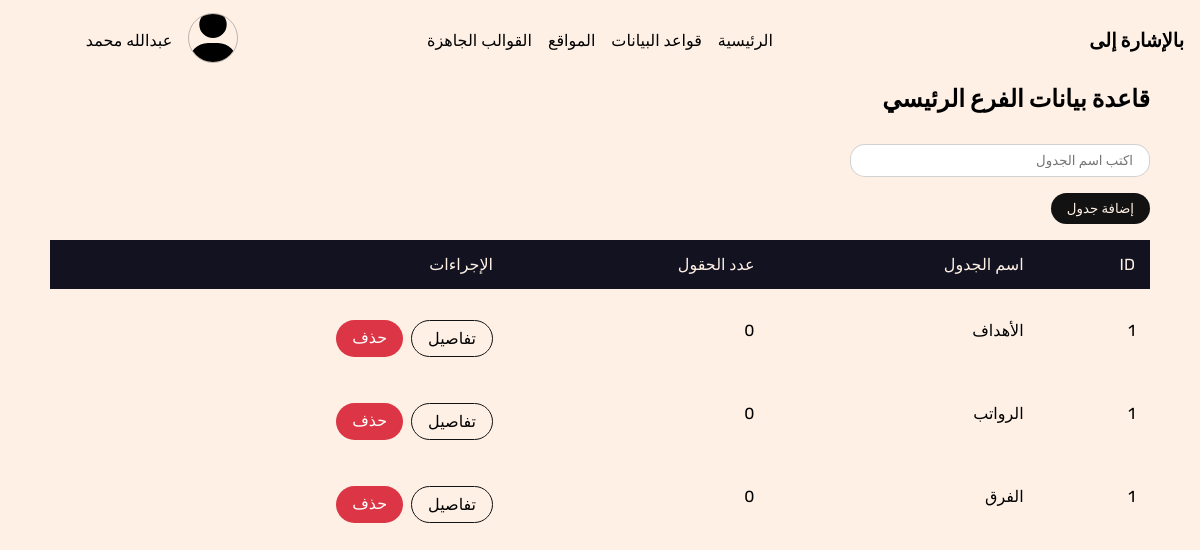
Page /websites/db-details/9/ on the committed database.
### website/models.py (models this page shows, shortened)
class DbTable(models.Model):
    db = models.ForeignKey(Database, related_name='tables', on_delete=models.CASCADE, verbose_name="قاعدة البيانات")
    name = models.CharField(max_length=250, verbose_name="الاسم")
    class Meta:
        verbose_name = 'جدول'
        verbose_name_plural = 'جداول قواعد البيانات'

### website/views.py (the view)
# urls.py: path('db-details/<int:db_id>/', db_details, name='db-details'),
def db_details(request, db_id):
    db = get_object_or_404(Database, id=db_id)
    context = {
        'db': db
    }
    return render(request, 'database-details.html', context)

### templates/database-details.html (shortened to what this page needs)
{% extends 'base.html' %}
{% load static %}
{% block stylesheets %}
    <link rel="stylesheet" href="{% static 'css/database-details.css' %}">
{% endblock stylesheets %}
{% block content %}
    <section class="db__tables">
        <div class="container">
            <div class="section__heading">
                <h1 class="section__heading__title">قاعدة بيانات الفرع الرئيسي</h1>
                <p class="section__heading__text">
                    <br>
                    <form >
                        <input type="text" class="text-input input" id="table-name-input" name="table-name-input" placeholder="اكتب اسم الجدول">
                    </form>
                    <button class="btn btn-solid-dark btn-add-table">إضافة جدول</button>
                </p>
            </div>
            <div class="section__content">
                <table>
                    <thead>
                        <tr>
                            <td>ID</td>
                            <td>اسم الجدول</td>
                            <td>عدد الحقول</td>
                            <td>الإجراءات</td>
                        </tr>
                    </thead>
                    <tbody class="db-tables">
                        {% for table in db.tables.all %}
                        <tr>
                            <td>1</td>
                            <td>
                                <a href="{% url 'website:table-details' table.id %}">
                                    {{table.name}}
                                </a>
                            </td>
                            <td>{{table.fields.count}}</td>
                            <td class="db__table__actions">
                                <a href="{% url 'website:table-details' table.id %}" class="btn btn-outline">تفاصيل</a>
                                <a class="btn btn-solid-danger btn-del-table">حذف</a>
                            </td>
                        </tr>
                        {% endfor %}
                    </tbody>
                </table>
            </div>
        </div>
    </section>
    {% endblock content %}

### project/static/css/main.css (style rules this page uses)
* { padding: 0; margin:0; box-sizing: border-box; font-family: "Rubik", sans-serif; }
a { color: #000; text-decoration: none; }
.container { margin: 0 auto; }
body { overflow-x: hidden; background-color: #fef0e5; margin-bottom: 1rem; }
section .section__heading { line-height: 1.6; margin-bottom: 1rem }
section .section__heading .section__heading__text { color: #121212; }
.btn { display: block; width: fit-content; padding: .5rem 1rem; border-radius: 2rem; margin-top: 1rem; outline: none; border: none; cursor: pointer; }
.btn-outline { border: 1px solid #121212; }
.btn-solid-danger { background: #dc3545; color: #ffffff; }
.btn-solid-dark { background: #121212; color: #fef0e5; }
.text-input { padding: .5rem 1rem; border-radius: 15px; outline: none; border: 1px solid #12121230; }
input { display: block; }
@media (min-width: 1200px) { .container { width: 1100px; } }

### project/static/css/database-details.css (style rules this page uses)
table { border-spacing: 0 ; width: 100%; max-width: 100%; overflow-x: scroll; }
table td { padding: 15px; }
table thead td { background: #121221; color: #fef0e5; }
table .db__table__actions { display: flex; column-gap: 0.5rem; }
section.db__tables .section__content { overflow-x: auto; }
#table-name-input { width: 300px; max-width: 100%; }

### rows in the picture
DbTable: name "الأهداف", fields.count "0"
DbTable: name "الرواتب", fields.count "0"
DbTable: name "الفرق", fields.count "0"
